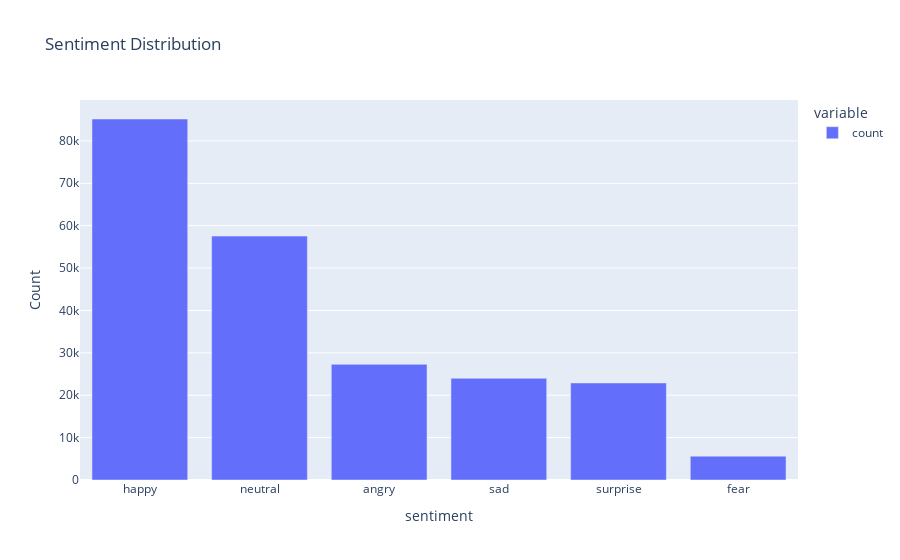

Notebook source saved alongside this figure:
### Code cell
px.bar(data['sentiment'].value_counts(),title='Sentiment Distribution',labels={'index':'Sentiment','value':'Count'})

### Figure 1 — Plotly figure (JSON) as saved in the notebook; plotly's stock layout.template omitted (floating-point values rounded to 4 significant figures)
{"data": [{"alignmentgroup": "True", "hovertemplate": "variable=count<br>sentiment=%{x}<br>Count=%{y}<extra></extra>", "legendgroup": "count", "marker": {"color": "#636efa", "pattern": {"shape": ""}}, "name": "count", "offsetgroup": "count", "orientation": "v", "showlegend": true, "textposition": "auto", "type": "bar", "x": ["happy", "neutral", "angry", "sad", "surprise", "fear"], "xaxis": "x", "y": [85167, 57544, 27284, 24008, 22904, 5631], "yaxis": "y"}], "layout": {"barmode": "relative", "legend": {"title": {"text": "variable"}, "tracegroupgap": 0}, "title": {"text": "Sentiment Distribution"}, "xaxis": {"anchor": "y", "domain": [0, 1], "title": {"text": "sentiment"}}, "yaxis": {"anchor": "x", "domain": [0, 1], "title": {"text": "Count"}}}}
